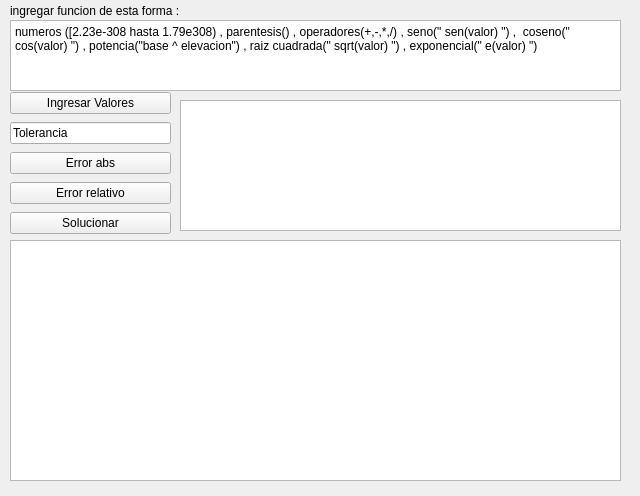
<?xml version="1.0" encoding="UTF-8"?>
<ui version="4.0">
 <class>Punto_Fijo</class>
 <widget class="QWidget" name="Punto_Fijo">
  <property name="geometry">
   <rect>
    <x>0</x>
    <y>0</y>
    <width>640</width>
    <height>496</height>
   </rect>
  </property>
  <property name="windowTitle">
   <string>Form</string>
  </property>
  <widget class="QTableWidget" name="table_resoult">
   <property name="geometry">
    <rect>
     <x>180</x>
     <y>100</y>
     <width>441</width>
     <height>131</height>
    </rect>
   </property>
  </widget>
  <widget class="QTableWidget" name="table_solve">
   <property name="geometry">
    <rect>
     <x>10</x>
     <y>240</y>
     <width>611</width>
     <height>241</height>
    </rect>
   </property>
  </widget>
  <widget class="QWidget" name="layoutWidget">
   <property name="geometry">
    <rect>
     <x>10</x>
     <y>90</y>
     <width>161</width>
     <height>151</height>
    </rect>
   </property>
   <layout class="QVBoxLayout" name="verticalLayout">
    <item>
     <widget class="QPushButton" name="bt_funcion">
      <property name="text">
       <string>Ingresar Valores</string>
      </property>
     </widget>
    </item>
    <item>
     <widget class="QLineEdit" name="lineEdit">
      <property name="text">
       <string>Tolerancia</string>
      </property>
     </widget>
    </item>
    <item>
     <widget class="QPushButton" name="pushButton">
      <property name="text">
       <string>Error abs</string>
      </property>
     </widget>
    </item>
    <item>
     <widget class="QPushButton" name="pushButton_2">
      <property name="text">
       <string>Error relativo</string>
      </property>
     </widget>
    </item>
    <item>
     <widget class="QPushButton" name="bt_solve">
      <property name="text">
       <string>Solucionar</string>
      </property>
     </widget>
    </item>
   </layout>
  </widget>
  <widget class="QLabel" name="label">
   <property name="geometry">
    <rect>
     <x>10</x>
     <y>0</y>
     <width>191</width>
     <height>21</height>
    </rect>
   </property>
   <property name="text">
    <string>ingregar funcion de esta forma :</string>
   </property>
  </widget>
  <widget class="QPlainTextEdit" name="plainTextEdit">
   <property name="geometry">
    <rect>
     <x>10</x>
     <y>20</y>
     <width>611</width>
     <height>71</height>
    </rect>
   </property>
   <property name="plainText">
    <string>numeros ([2.23e-308 hasta 1.79e308) , parentesis() , operadores(+,-,*,/) , seno(&quot; sen(valor) &quot;) ,  coseno(&quot; cos(valor) &quot;) , potencia(&quot;base ^ elevacion&quot;) , raiz cuadrada(&quot; sqrt(valor) &quot;) , exponencial(&quot; e(valor) &quot;)</string>
   </property>
  </widget>
 </widget>
 <resources/>
 <connections/>
</ui>
